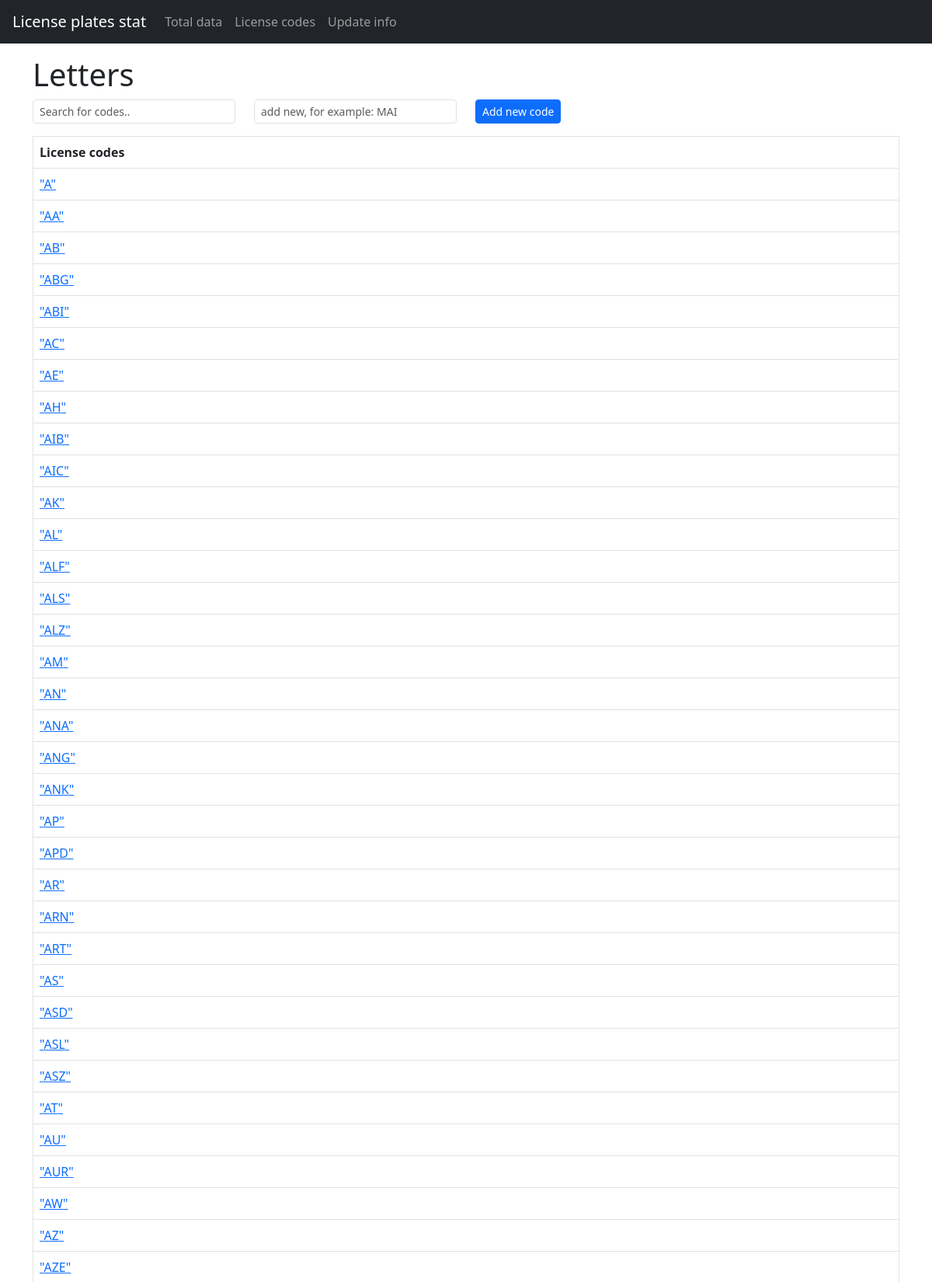
The app's page /license-plates (upper part) with its own data.
### tables this page shows
CREATE TABLE letters (id INTEGER PRIMARY KEY AUTOINCREMENT,letter TEXT);

### license_plates_stat/app.py (the view)
@app.route('/license-plates', methods=['GET', 'POST'])
def show_license_plates():
    connection = sqlite3.connect('data/database.db')
    cur = connection.cursor()
    messages = None
    if request.method == 'POST':
        letter_to_add = request.form['letter_to_add']
        cur.execute('INSERT INTO letters (letter) VALUES (?)', (letter_to_add,))
        connection.commit()
        flash('Code has been adeed', 'success')
        messages = get_flashed_messages(with_categories=True)
    letters_data = cur.execute('SELECT letter FROM letters ORDER BY letter').fetchall()
    connection.close()
    letters = list([element[0] for element in letters_data])
    return render_template(
        '/letters.html',
        data=letters,
        messages=messages
    )

### license_plates_stat/templates/letters.html (shortened to what this page needs)
{% extends 'base.html' %}
        {% block main %}
        <main class="flex-grow-1">
            <div class="container-lg mt-3">
                <h1>Letters</h1>
                <div class="table-responsive">
                  <div class="row">
                    <div class="mb-3 col-12 col-xl-3">
                    <input type="text" id="myInput" onkeyup="myFunction()" class="form-control form-control-sm" placeholder="Search for codes..">
                    </div>
                    <div class="mb-3 col-6">
                      <form method="post" action="{{ url_for('show_license_plates') }}" >
                        <div class="row">
                            <div class="col"><input type="text" class="form-control form-control-sm" name="letter_to_add" placeholder="add new, for example: MAI"></div>
                            <div class="col"><input type="submit" class="btn btn-primary btn-sm" value="Add new code"></div>
                        </div>
                      </form>
                    </div>
                    </div>
                    <table id="myTable" class="table table-bordered table-hover text-nowrap" data-test="urls">
                        <tbody>
                            <tr>
                                <th>License codes</th>
                            </tr>
                            {% if data %}
                            {% for letter in data %}
                            <tr>
                                <td>
                                <a href="{{ url_for('show_code', name=letter) }}">
                                "{{ letter }}"
                                </a>
                                </td>
                            </tr>
                            {% endfor %}
                            {% endif %}
                        </tbody>
                    </table>
                </div>
            </div>
        </main>
    {% endblock main %}

### records on screen
letters: letter "AA"
letters: letter "AB"
letters: letter "ABG"
letters: letter "ABI"
letters: letter "AC"
letters: letter "AE"
letters: letter "AH"
letters: letter "AIB"
letters: letter "AIC"
letters: letter "AK"
letters: letter "AL"
letters: letter "ALF"
letters: letter "ALS"
letters: letter "ALZ"
letters: letter "AM"
letters: letter "AN"
letters: letter "ANA"
letters: letter "ANG"
letters: letter "ANK"
letters: letter "AP"
letters: letter "APD"
letters: letter "AR"
letters: letter "ARN"
letters: letter "ART"
letters: letter "AS"
letters: letter "ASD"
letters: letter "ASL"
letters: letter "ASZ"
letters: letter "AT"
letters: letter "AU"
letters: letter "AUR"
letters: letter "AW"
letters: letter "AZ"
letters: letter "AZE"

### other values on screen
{{ letter }} "A"
